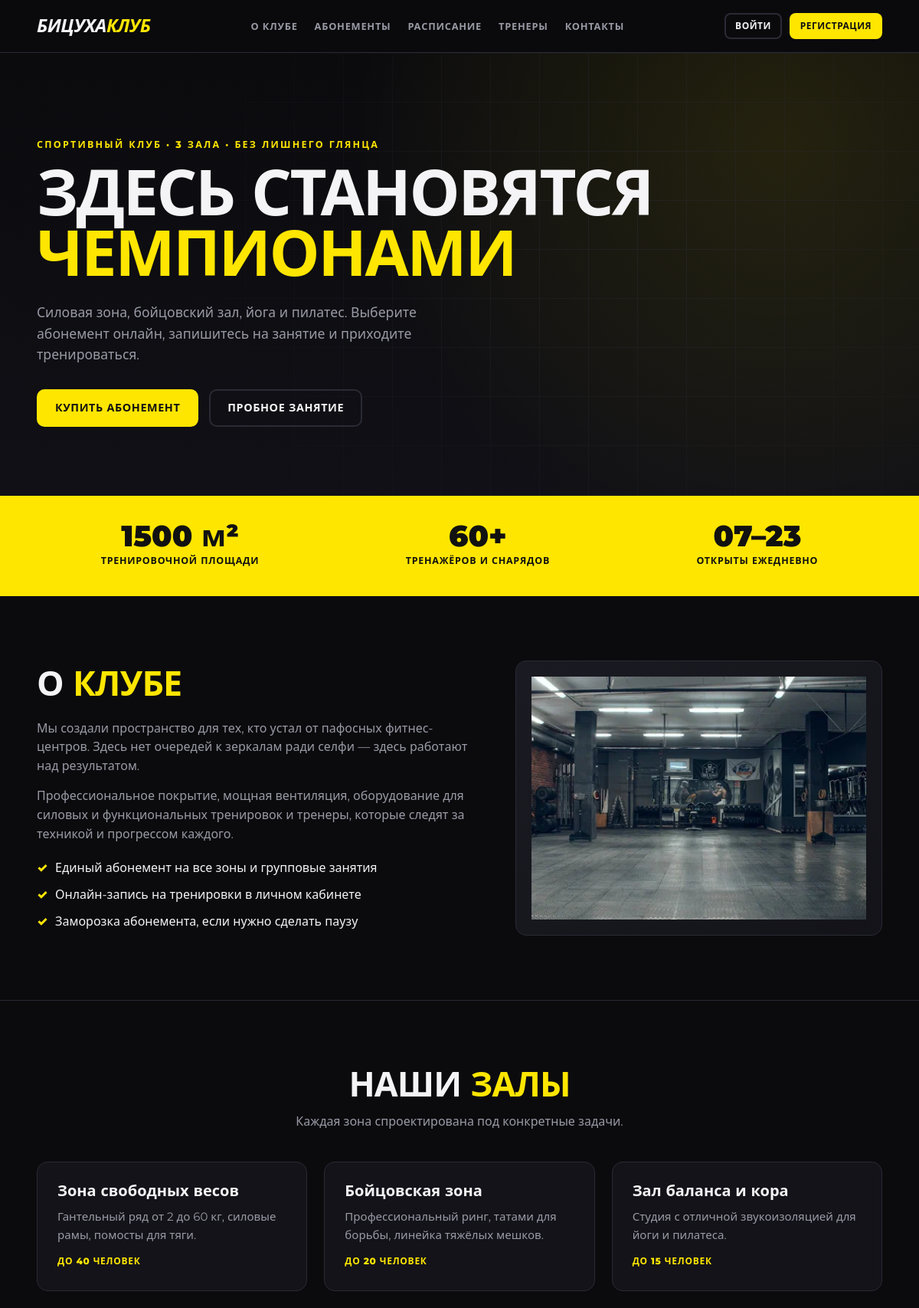
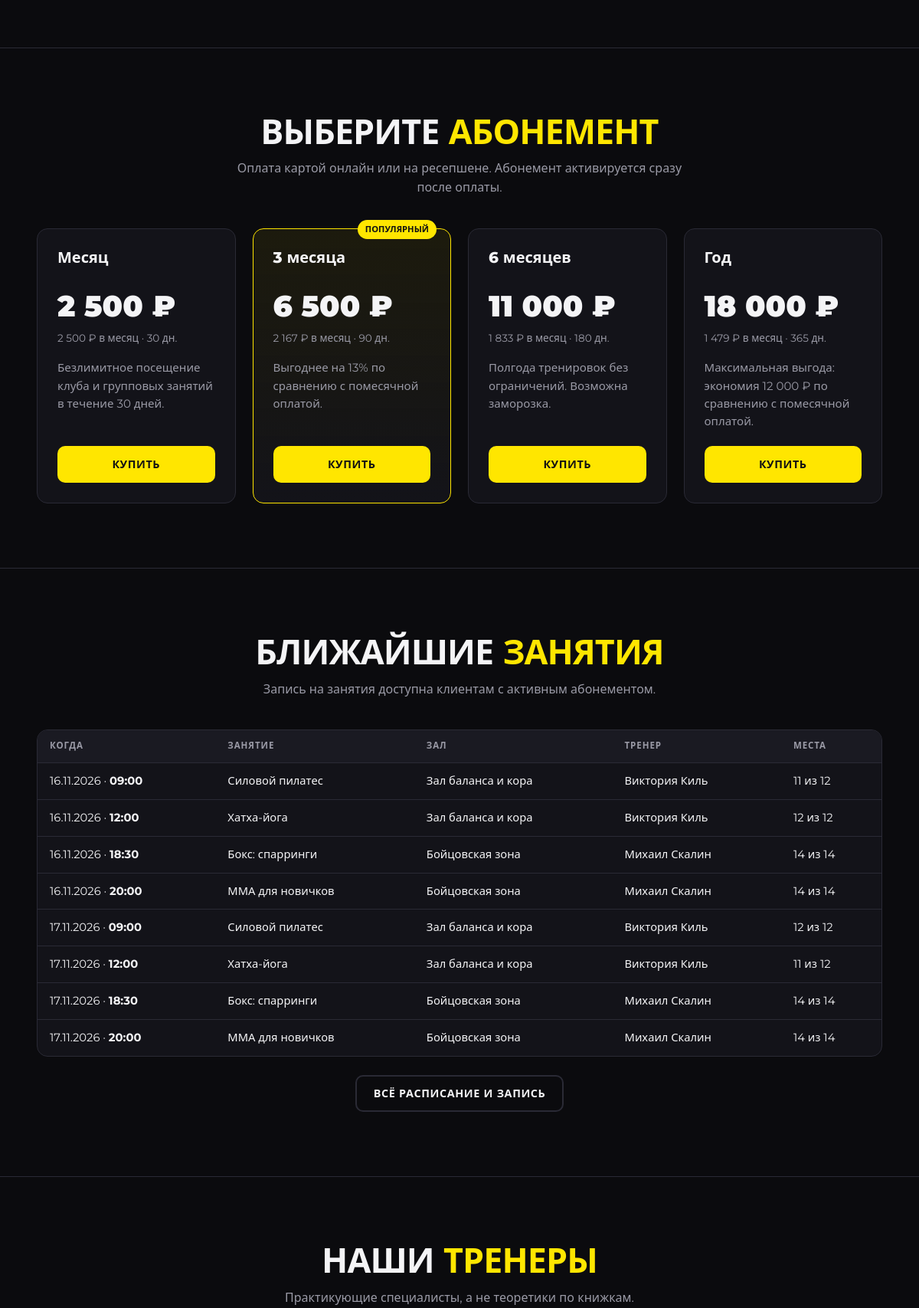
The page / (upper part) on the database its author committed (2 pictures, top to bottom).
### tables this page shows
CREATE TABLE halls (
    id          INTEGER PRIMARY KEY AUTOINCREMENT,
    name        TEXT    NOT NULL UNIQUE,
    description TEXT,
    capacity    INTEGER NOT NULL CHECK (capacity > 0)
);

CREATE TABLE plans (
    id            INTEGER PRIMARY KEY AUTOINCREMENT,
    name          TEXT    NOT NULL UNIQUE,
    duration_days INTEGER NOT NULL CHECK (duration_days > 0),
    price         INTEGER NOT NULL CHECK (price >= 0),      -- в рублях
    description   TEXT,
    is_active     INTEGER NOT NULL DEFAULT 1 CHECK (is_active IN (0,1))
);

CREATE TABLE classes (
    id           INTEGER PRIMARY KEY AUTOINCREMENT,
    title        TEXT    NOT NULL,
    trainer_id   INTEGER NOT NULL REFERENCES employees(id) ON DELETE RESTRICT,
    hall_id      INTEGER NOT NULL REFERENCES halls(id)     ON DELETE RESTRICT,
    starts_at    TEXT    NOT NULL,             -- 'YYYY-MM-DD HH:MM'
    duration_min INTEGER NOT NULL DEFAULT 60 CHECK (duration_min > 0),
    max_places   INTEGER NOT NULL CHECK (max_places > 0),
    status       TEXT    NOT NULL DEFAULT 'planned' CHECK (status IN ('planned','cancelled'))
);

CREATE TABLE employees (
    id             INTEGER PRIMARY KEY AUTOINCREMENT,
    user_id        INTEGER NOT NULL UNIQUE REFERENCES users(id) ON DELETE CASCADE,
    full_name      TEXT    NOT NULL,
    phone          TEXT    NOT NULL,
    position       TEXT    NOT NULL CHECK (position IN ('admin','trainer')),
    specialization TEXT,          -- заполняется только у тренеров
    description    TEXT,
    CHECK (position = 'trainer' OR specialization IS NULL)
);

### app.py (the view)
@app.route("/")
def index():
    return render_template(
        "index.html",
        halls=q_all("SELECT * FROM halls ORDER BY id"),
        plans=q_all("SELECT * FROM plans WHERE is_active=1 ORDER BY duration_days"),
        classes=logic.upcoming_classes(days=7, limit=8),
        trainers=q_all(
            "SELECT e.* FROM employees e JOIN users u ON u.id=e.user_id "
            "WHERE e.position='trainer' AND u.is_active=1 ORDER BY e.id"),
        hall_count=q_val("SELECT COUNT(*) FROM halls"),
        has_about_photo=os.path.exists(os.path.join(app.static_folder, "img", "about.jpg")),
    )

### app.py (called while the page is built)
@app.template_filter("date_ru")
def date_ru(value):
    if not value:
        return "—"
    return date.fromisoformat(value[:10]).strftime("%d.%m.%Y")

@app.template_filter("time_ru")
def time_ru(value):
    return value[11:16] if value else ""

@app.template_filter("rub")
def rub(value):
    return f"{int(value or 0):,}".replace(",", "\u00a0") + "\u00a0₽"

@app.context_processor
def inject_globals():
    return dict(csrf_token=csrf_token, CLUB_NAME=CLUB_NAME, SUB_STATUS=SUB_STATUS,
                PAY_STATUS=PAY_STATUS, PAY_METHOD=PAY_METHOD, ROLE_NAME=ROLE_NAME,
                today_iso=date.today().isoformat())

@app.before_request
def before_request():
    logic.refresh_statuses()
    load_user()
    check_csrf()

@app.after_request
def security_headers(resp):
    resp.headers.setdefault("X-Content-Type-Options", "nosniff")
    resp.headers.setdefault("X-Frame-Options", "DENY")
    resp.headers.setdefault("Referrer-Policy", "same-origin")
    return resp

### auth.py (called while the page is built, shortened)
def load_user():
    g.user = None
    uid = session.get("uid")
    if not uid:
        return

def csrf_token():
    if "_csrf" not in session:
        session["_csrf"] = secrets.token_hex(16)
    return session["_csrf"]

def check_csrf():
    if request.method == "POST":
        sent = request.form.get("_csrf", "")
        if not sent or not secrets.compare_digest(sent, session.get("_csrf", "")):
            abort(400, "Сессия формы устарела. Обновите страницу и повторите.")

### db.py (called while the page is built)
def _connect():
    conn = sqlite3.connect(DB_PATH)
    conn.row_factory = sqlite3.Row
    conn.isolation_level = None          # транзакциями управляем сами (см. tx)
    conn.execute("PRAGMA foreign_keys = ON")
    return conn

def get_db():
    if "db" not in g:
        g.db = _connect()
    return g.db

def q_all(sql, params=()):
    return get_db().execute(sql, params).fetchall()

def q_val(sql, params=(), default=0):
    row = get_db().execute(sql, params).fetchone()
    return row[0] if row and row[0] is not None else default

### logic.py (called while the page is built)
def now():
    return datetime.now().replace(second=0, microsecond=0)

def today():
    return date.today()

def refresh_statuses():
    conn = get_db()
    if conn.execute("SELECT 1 FROM subscriptions WHERE status='active' AND end_date < ? LIMIT 1",
                    (today().isoformat(),)).fetchone():
        conn.execute("UPDATE subscriptions SET status='expired' "
                     "WHERE status='active' AND end_date < ?", (today().isoformat(),))

### templates/index.html (shortened to what this page needs)
{% extends 'base.html' %}
{% block content %}
<section class="hero">
  <div class="container">
    <div class="eyebrow">Спортивный клуб · {{ hall_count }} зала · без лишнего глянца</div>
    <h1>Здесь становятся<br><span>чемпионами</span></h1>
    <p class="lead">Силовая зона, бойцовский зал, йога и пилатес. Выберите абонемент онлайн, запишитесь на занятие и приходите тренироваться.</p>
    <div class="hero-cta">
      <a class="btn btn-primary" href="#plans">Купить абонемент</a>
      <a class="btn btn-ghost" href="#contact">Пробное занятие</a>
    </div>
  </div>
</section>
<section class="stats">
  <div class="container">
    <div class="stat"><b>1500 м²</b><span>Тренировочной площади</span></div>
    <div class="stat"><b>60+</b><span>Тренажёров и снарядов</span></div>
    <div class="stat"><b>07–23</b><span>Открыты ежедневно</span></div>
  </div>
</section>
<section class="block" id="about">
  <div class="container about">
    <div>
      <div class="section-head" style="margin-bottom:20px">
        <h2>О <span>клубе</span></h2>
      </div>
      <p>Мы создали пространство для тех, кто устал от пафосных фитнес-центров. Здесь нет очередей к зеркалам ради селфи — здесь работают над результатом.</p>
      <p>Профессиональное покрытие, мощная вентиляция, оборудование для силовых и функциональных тренировок и тренеры, которые следят за техникой и прогрессом каждого.</p>
      <ul class="feature-list">
        <li>Единый абонемент на все зоны и групповые занятия</li>
        <li>Онлайн-запись на тренировки в личном кабинете</li>
        <li>Заморозка абонемента, если нужно сделать паузу</li>
      </ul>
    </div>
    <div class="about-photo">
      {% if has_about_photo %}<img src="{{ url_for('static', filename='img/about.jpg') }}" alt="Зал клуба">
      {% else %}Фото зала<br><span class="small">положите файл static/img/about.jpg</span>{% endif %}
    </div>
  </div>
</section>
<section class="block" id="halls">
  <div class="container">
    <div class="section-head center"><h2>Наши <span>залы</span></h2>
      <p>Каждая зона спроектирована под конкретные задачи.</p></div>
    <div class="grid grid-3">
      {% for h in halls %}
      <div class="card hall-card">
        <h3>{{ h.name }}</h3>
        <p>{{ h.description }}</p>
        <span class="tag">До {{ h.capacity }} человек</span>
      </div>
      {% endfor %}
    </div>
  </div>
</section>
<section class="block" id="plans">
  <div class="container">
    <div class="section-head center"><h2>Выберите <span>абонемент</span></h2>
      <p>Оплата картой онлайн или на ресепшене. Абонемент активируется сразу после оплаты.</p></div>
    <div class="grid grid-4">
      {% for p in plans %}
      <div class="card plan {% if loop.index == 2 %}featured{% endif %}">
        {% if loop.index == 2 %}<span class="badge">Популярный</span>{% endif %}
        <h3>{{ p.name }}</h3>
        <div class="price">{{ p.price|rub }}</div>
        <div class="per">{{ (p.price / (p.duration_days / 30))|round|int|rub }} в месяц · {{ p.duration_days }} дн.</div>
        <p>{{ p.description }}</p>
        <a class="btn btn-primary btn-block" href="{{ url_for('buy', plan_id=p.id) }}">Купить</a>
      </div>
      {% else %}
      <p class="muted">Тарифы скоро появятся.</p>
      {% endfor %}
    </div>
  </div>
</section>
<section class="block" id="schedule">
  <div class="container">
    <div class="section-head center"><h2>Ближайшие <span>занятия</span></h2>
      <p>Запись на занятия доступна клиентам с активным абонементом.</p></div>
    <div class="table-wrap">
      <table>
        <thead><tr><th>Когда</th><th>Занятие</th><th>Зал</th><th>Тренер</th><th>Места</th></tr></thead>
        <tbody>
        {% for c in classes %}
          <tr>
            <td class="nowrap">{{ c.starts_at|date_ru }} · <b>{{ c.starts_at|time_ru }}</b></td>
            <td>{{ c.title }}</td><td>{{ c.hall_name }}</td><td>{{ c.trainer_name }}</td>
            <td>{{ c.max_places - c.booked }} из {{ c.max_places }}</td>
          </tr>
        {% else %}
          <tr><td colspan="5" class="empty">Расписание на ближайшую неделю пока не опубликовано.</td></tr>
        {% endfor %}
        </tbody>
      </table>
    </div>
    <p style="text-align:center;margin-top:24px"><a class="btn btn-ghost" href="{{ url_for('schedule') }}">Всё расписание и запись</a></p>
  </div>
</section>
<section class="block" id="coaches">
  <div class="container">
    <div class="section-head center"><h2>Наши <span>тренеры</span></h2>
      <p>Практикующие специалисты, а не теоретики по книжкам.</p></div>
  </div>
</section>
{% endblock %}

### rows shown on the page
halls: name "Зона свободных весов", description "Гантельный ряд от 2 до 60 кг, силовые рамы, помосты для тяги.", capacity "40"
halls: name "Бойцовская зона", description "Профессиональный ринг, татами для борьбы, линейка тяжёлых мешков.", capacity "20"
halls: name "Зал баланса и кора", description "Студия с отличной звукоизоляцией для йоги и пилатеса.", capacity "15"
plans: name "Месяц", price|rub "2 500 ₽", (p.price/(p.duration_days/30))|round|int|rub "2 500 ₽", duration_days "30", description "Безлимитное посещение клуба и групповых занятий в течение 30 дней."
plans: shows "ПОПУЛЯРНЫЙ", name "3 месяца", price|rub "6 500 ₽", (p.price/(p.duration_days/30))|round|int|rub "2 167 ₽", duration_days "90", description "Выгоднее на 13% по сравнению с помесячной оплатой."
plans: name "6 месяцев", price|rub "11 000 ₽", (p.price/(p.duration_days/30))|round|int|rub "1 833 ₽", duration_days "180", description "Полгода тренировок без ограничений. Возможна заморозка."
plans: name "Год", price|rub "18 000 ₽", (p.price/(p.duration_days/30))|round|int|rub "1 479 ₽", duration_days "365", description "Максимальная выгода: экономия 12 000 ₽ по сравнению с помесячной оплатой."
classes: starts_at "16.11.2026", starts_at "09:00", title "Силовой пилатес", hall_name "Зал баланса и кора", trainer_name "Виктория Киль", c.max_places-c.booked "11", max_places "12"
classes: starts_at "16.11.2026", starts_at "12:00", title "Хатха-йога", hall_name "Зал баланса и кора", trainer_name "Виктория Киль", c.max_places-c.booked "12", max_places "12"
classes: starts_at "16.11.2026", starts_at "18:30", title "Бокс: спарринги", hall_name "Бойцовская зона", trainer_name "Михаил Скалин", c.max_places-c.booked "14", max_places "14"
classes: starts_at "16.11.2026", starts_at "20:00", title "ММА для новичков", hall_name "Бойцовская зона", trainer_name "Михаил Скалин", c.max_places-c.booked "14", max_places "14"
classes: starts_at "17.11.2026", starts_at "09:00", title "Силовой пилатес", hall_name "Зал баланса и кора", trainer_name "Виктория Киль", c.max_places-c.booked "12", max_places "12"
classes: starts_at "17.11.2026", starts_at "12:00", title "Хатха-йога", hall_name "Зал баланса и кора", trainer_name "Виктория Киль", c.max_places-c.booked "11", max_places "12"
classes: starts_at "17.11.2026", starts_at "18:30", title "Бокс: спарринги", hall_name "Бойцовская зона", trainer_name "Михаил Скалин", c.max_places-c.booked "14", max_places "14"
classes: starts_at "17.11.2026", starts_at "20:00", title "ММА для новичков", hall_name "Бойцовская зона", trainer_name "Михаил Скалин", c.max_places-c.booked "14", max_places "14"

### other values the page prints
{{ CLUB_NAME }} "БИЦУХА"
{{ hall_count }} "3"
